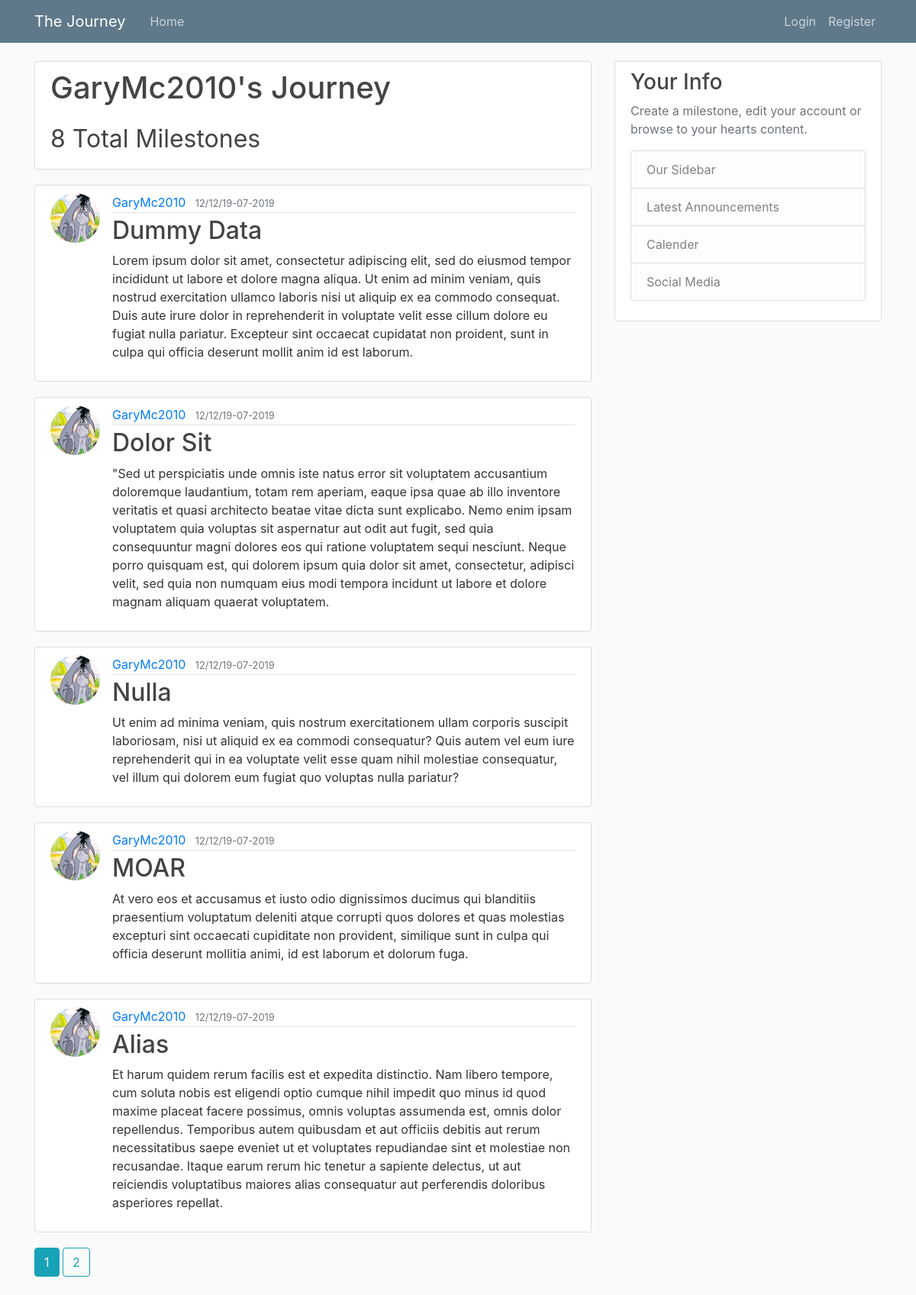
The page /user/GaryMc2010 on the database its author committed.
### flaskapp/models.py (models this page shows, shortened)
class User(db.Model, UserMixin):
    id = db.Column(db.Integer, primary_key=True)
    username = db.Column(db.String(20), unique=True, nullable=False)
    email = db.Column(db.String(120), unique=True, nullable=False)
    image_file = db.Column(db.String(20), unique=False, nullable=False, default='default.jpg')
    password = db.Column(db.String(60), nullable=False)
    posts = db.relationship('Post', backref='author', lazy=True)

class Post(db.Model):
    id = db.Column(db.Integer, primary_key=True)
    title = db.Column(db.String(100), nullable=False)
    date_posted = db.Column(db.DateTime, nullable=False, default=datetime.utcnow())
    content = db.Column(db.Text, nullable=False)
    image_file = db.Column(db.String(20), unique=False, nullable=False, default='default.jpg')
    user_id = db.Column(db.Integer, db.ForeignKey('user.id'), nullable=False)

### flaskapp/routes.py (the view)
@app.route("/user/<string:username>")
def user_posts(username):
    page = request.args.get('page', 1, type=int)
    user = User.query.filter_by(username=username).first_or_404()
    posts = Post.query\
    .filter_by(author=user)\
    .order_by(Post.date_posted.desc())\
    .paginate(page=page, per_page=5)
    return render_template('user_posts.html', posts = posts, user = user)

### flaskapp/templates/user_posts.html
{% extends "layout.html" %}
{% block content%}
	<div class="content-section">
		<h1 class="mb-3">{{ user.username }}'s Journey <h1>
		<small>{{ posts.total }} Total Milestones</small>
	</div>
	{% for post in posts.items %}
	<article class="media content-section">
		<img class="rounded-circle article-img" src="{{ url_for('static', filename='profile_pics/') + post.author.image_file }}">
		<div class="media-body">
			<div class="article-metadata">
				<a class="mr-2" href="{{ url_for('user_posts', username=post.author.username) }}">{{ post.author.username }}</a>
				<small class="text-muted">{{ post.date_posted.strftime('%D-%M-%Y') }}</small>
			</div>
			<h2><a class="article-title" href="{{ url_for('post', post_id=post.id) }}">{{ post.title }}</a></h2>
			<p class="article-content">{{ post.content }}</p>
		</div>
	</article>
	{% endfor %}
	{% for page_num in posts.iter_pages(left_edge=1, right_edge=1, left_current=1, right_current=2) %}
		{% if page_num %}
			{% if posts.page == page_num %}
				<a class="btn btn-info mb-4" href="{{url_for('user_posts', username=user.username, page=page_num)}}">{{ page_num }}</a>
			{% else %}
				<a class="btn btn-outline-info mb-4" href="{{url_for('user_posts', username=user.username, page=page_num)}}">{{ page_num }}</a>
			{% endif %}
		{% else %}
			...
		{% endif %}
	{% endfor %}
{% endblock content %}

### flaskapp/static/main.css (style rules this page uses)
body { background: #fafafa; color: #333333; margin-top: 5rem; }
h1, h2, h3, h4, h5, h6 { color: #444444; }
.content-section { background: #ffffff; padding: 10px 20px; border: 1px solid #dddddd; border-radius: 3px; margin-bottom: 20px; }
.article-title { color: #444444; }
.article-content { white-space: pre-line; }
.article-img { height: 65px; width: 65px; margin-right: 16px; }
.article-metadata { padding-bottom: 1px; margin-bottom: 4px; border-bottom: 1px solid #e3e3e3 }

### rows shown on the page
User: username "GaryMc2010"
Post: image_file (picture), author.username "GaryMc2010", date_posted "12/12/19-07-2019", title "Dummy Data", content "Lorem ipsum dolor sit amet, consectetur adipiscing elit, sed do eiusmod tempor incididunt ut labore et dolore magna aliqua. Ut enim ad minim veniam, quis nostrud exercitation ullamco laboris nisi ut aliquip ex ea commodo consequat. Duis aute irure dolor in reprehenderit in voluptate velit esse cillum dolore eu fugiat nulla pariatur. Excepteur sint occaecat cupidatat non proident, sunt in culpa qui officia deserunt mollit anim id est laborum."
Post: image_file (picture), author.username "GaryMc2010", date_posted "12/12/19-07-2019", title "Dolor Sit", content "\"Sed ut perspiciatis unde omnis iste natus error sit voluptatem accusantium doloremque laudantium, totam rem aperiam, eaque ipsa quae ab illo inventore veritatis et quasi architecto beatae vitae dicta sunt explicabo. Nemo enim ipsam voluptatem quia voluptas sit aspernatur aut odit aut fugit, sed quia consequuntur magni dolores eos qui ratione voluptatem sequi nesciunt. Neque porro quisquam est, qui dolorem ipsum quia dolor sit amet, consectetur, adipisci velit, sed quia non numquam eius modi tempora incidunt ut labore et dolore magnam aliquam quaerat voluptatem."
Post: image_file (picture), author.username "GaryMc2010", date_posted "12/12/19-07-2019", title "Nulla", content "Ut enim ad minima veniam, quis nostrum exercitationem ullam corporis suscipit laboriosam, nisi ut aliquid ex ea commodi consequatur? Quis autem vel eum iure reprehenderit qui in ea voluptate velit esse quam nihil molestiae consequatur, vel illum qui dolorem eum fugiat quo voluptas nulla pariatur?"
Post: image_file (picture), author.username "GaryMc2010", date_posted "12/12/19-07-2019", title "MOAR", content "At vero eos et accusamus et iusto odio dignissimos ducimus qui blanditiis praesentium voluptatum deleniti atque corrupti quos dolores et quas molestias excepturi sint occaecati cupiditate non provident, similique sunt in culpa qui officia deserunt mollitia animi, id est laborum et dolorum fuga."
Post: image_file (picture), author.username "GaryMc2010", date_posted "12/12/19-07-2019", title "Alias", content "Et harum quidem rerum facilis est et expedita distinctio. Nam libero tempore, cum soluta nobis est eligendi optio cumque nihil impedit quo minus id quod maxime placeat facere possimus, omnis voluptas assumenda est, omnis dolor repellendus. Temporibus autem quibusdam et aut officiis debitis aut rerum necessitatibus saepe eveniet ut et voluptates repudiandae sint et molestiae non recusandae. Itaque earum rerum hic tenetur a sapiente delectus, ut aut reiciendis voluptatibus maiores alias consequatur aut perferendis doloribus asperiores repellat."

### other values the page prints
{{ posts.total }} "8"
{{ page_num }} "1"
{{ page_num }} "2"
